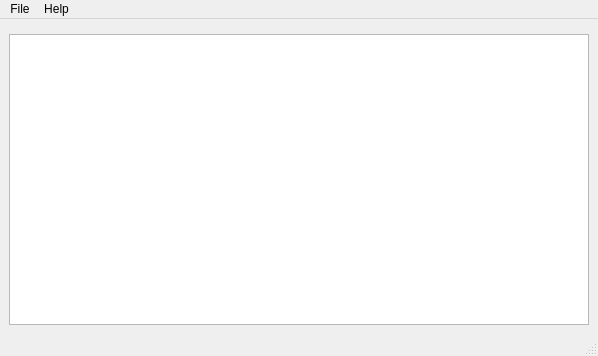
<?xml version="1.0" encoding="UTF-8"?>
<ui version="4.0">
 <class>MainWindow</class>
 <widget class="QMainWindow" name="MainWindow">
  <property name="geometry">
   <rect>
    <x>0</x>
    <y>0</y>
    <width>598</width>
    <height>356</height>
   </rect>
  </property>
  <property name="windowTitle">
   <string>MainWindow</string>
  </property>
  <widget class="QWidget" name="centralwidget">
   <layout class="QVBoxLayout" name="verticalLayout">
    <item>
     <layout class="QHBoxLayout" name="horizontalLayout">
      <item>
       <widget class="ImageViewWidget" name="widgetSource" native="true"/>
      </item>
      <item>
       <widget class="ImageViewWidget" name="widgetDest" native="true"/>
      </item>
     </layout>
    </item>
    <item>
     <widget class="QTextBrowser" name="textBrowser"/>
    </item>
   </layout>
  </widget>
  <widget class="QMenuBar" name="menubar">
   <property name="geometry">
    <rect>
     <x>0</x>
     <y>0</y>
     <width>598</width>
     <height>21</height>
    </rect>
   </property>
   <widget class="QMenu" name="menuFile">
    <property name="title">
     <string>File</string>
    </property>
    <addaction name="action_Open_Image"/>
    <addaction name="action_Close"/>
   </widget>
   <widget class="QMenu" name="menuHelp">
    <property name="title">
     <string>Help</string>
    </property>
    <addaction name="actionAboutthis_application"/>
   </widget>
   <addaction name="menuFile"/>
   <addaction name="menuHelp"/>
  </widget>
  <widget class="QStatusBar" name="statusbar"/>
  <action name="action_Open_Image">
   <property name="text">
    <string>&amp;Open Image</string>
   </property>
   <property name="shortcut">
    <string>Ctrl+O</string>
   </property>
  </action>
  <action name="action_Close">
   <property name="text">
    <string>&amp;Close</string>
   </property>
   <property name="shortcut">
    <string>Ctrl+Q</string>
   </property>
  </action>
  <action name="actionAboutthis_application">
   <property name="text">
    <string>Aboutthis application</string>
   </property>
   <property name="shortcut">
    <string>F1</string>
   </property>
  </action>
 </widget>
 <customwidgets>
  <customwidget>
   <class>ImageViewWidget</class>
   <extends>QWidget</extends>
   <header>imageviewwidget</header>
   <container>1</container>
  </customwidget>
 </customwidgets>
 <resources/>
 <connections/>
</ui>
